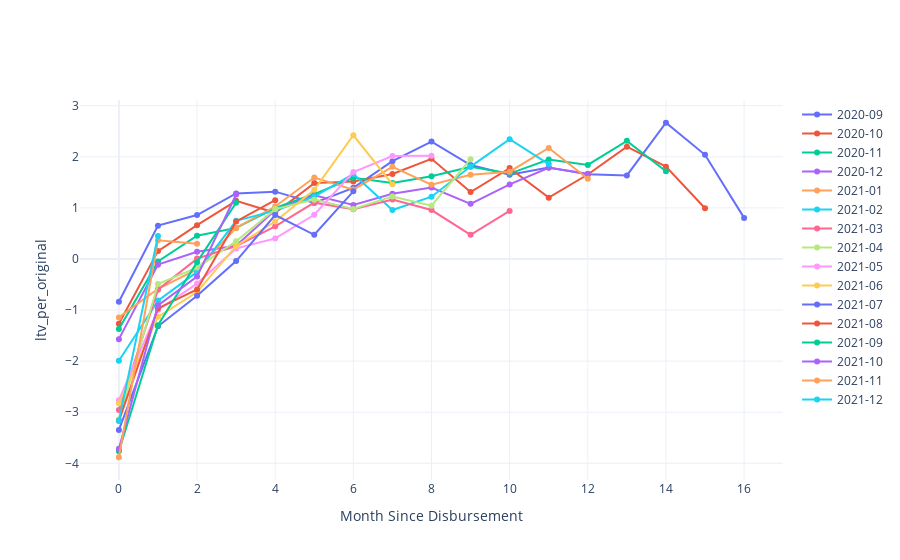

This figure's notebook cell:
### Code cell
# visualize cohorts for a given feature
m.plot_cohorts('ltv_per_original')

### Figure 1 — Plotly figure (JSON) as saved in the notebook; plotly's stock layout.template omitted (floating-point values rounded to 4 significant figures)
{"data": [{"name": "2020-09", "type": "scatter", "x": [0, 1, 2, 3, 4, 5, 6, 7, 8, 9, 10, 11, 12, 13, 14, 15, 16], "y": [-0.8388, 0.6529, 0.8596, 1.282, 1.318, 1.096, 1.393, 1.914, 2.299, 1.84, 1.65, 1.79, 1.661, 1.635, 2.667, 2.039, 0.8042]}, {"name": "2020-10", "type": "scatter", "x": [0, 1, 2, 3, 4, 5, 6, 7, 8, 9, 10, 11, 12, 13, 14, 15], "y": [-1.269, 0.1545, 0.6619, 1.138, 0.9043, 1.485, 1.517, 1.663, 1.96, 1.309, 1.779, 1.201, 1.654, 2.198, 1.807, 0.9936]}, {"name": "2020-11", "type": "scatter", "x": [0, 1, 2, 3, 4, 5, 6, 7, 8, 9, 10, 11, 12, 13, 14], "y": [-1.373, -0.048, 0.4549, 0.6081, 0.9982, 1.271, 1.591, 1.487, 1.618, 1.805, 1.672, 1.948, 1.841, 2.313, 1.718]}, {"name": "2020-12", "type": "scatter", "x": [0, 1, 2, 3, 4, 5, 6, 7, 8, 9, 10, 11, 12], "y": [-1.569, -0.111, 0.1421, 0.2571, 0.958, 1.246, 1.056, 1.276, 1.399, 1.079, 1.46, 1.784, 1.671]}, {"name": "2021-01", "type": "scatter", "x": [0, 1, 2, 3, 4, 5, 6, 7, 8, 9, 10, 11, 12], "y": [-1.143, -0.584, -0.2028, 0.6088, 1.027, 1.595, 1.358, 1.804, 1.455, 1.649, 1.709, 2.175, 1.572]}, {"name": "2021-02", "type": "scatter", "x": [0, 1, 2, 3, 4, 5, 6, 7, 8, 9, 10, 11], "y": [-1.993, -0.8149, -0.253, 0.7464, 0.9467, 1.222, 1.664, 0.9585, 1.219, 1.809, 2.344, 1.859]}, {"name": "2021-03", "type": "scatter", "x": [0, 1, 2, 3, 4, 5, 6, 7, 8, 9, 10], "y": [-2.958, -0.6007, 0.007316, 0.2529, 0.6397, 1.102, 0.975, 1.165, 0.958, 0.474, 0.9402]}, {"name": "2021-04", "type": "scatter", "x": [0, 1, 2, 3, 4, 5, 6, 7, 8, 9], "y": [-3.144, -0.4896, -0.169, 0.3459, 0.9765, 1.162, 0.9785, 1.225, 1.043, 1.954]}, {"name": "2021-05", "type": "scatter", "x": [0, 1, 2, 3, 4, 5, 6, 7, 8], "y": [-2.764, -0.9969, -0.4817, 0.2063, 0.4023, 0.8656, 1.703, 2.015, 2.019]}, {"name": "2021-06", "type": "scatter", "x": [0, 1, 2, 3, 4, 5, 6, 7], "y": [-2.827, -1.132, -0.6472, 0.2556, 0.7336, 1.354, 2.422, 1.462]}, {"name": "2021-07", "type": "scatter", "x": [0, 1, 2, 3, 4, 5, 6], "y": [-3.346, -1.318, -0.7198, -0.04144, 0.8592, 0.474, 1.324]}, {"name": "2021-08", "type": "scatter", "x": [0, 1, 2, 3, 4], "y": [-3.169, -0.9684, -0.5969, 0.7348, 1.15]}, {"name": "2021-09", "type": "scatter", "x": [0, 1, 2, 3], "y": [-3.764, -1.295, -0.06161, 1.1]}, {"name": "2021-10", "type": "scatter", "x": [0, 1, 2, 3], "y": [-3.717, -0.9072, -0.3449, 1.263]}, {"name": "2021-11", "type": "scatter", "x": [0, 1, 2], "y": [-3.881, 0.3646, 0.2962]}, {"name": "2021-12", "type": "scatter", "x": [0, 1], "y": [-3.164, 0.4497]}], "layout": {"xaxis": {"title": {"text": "Month Since Disbursement"}}, "yaxis": {"title": {"text": "ltv_per_original"}}}}
